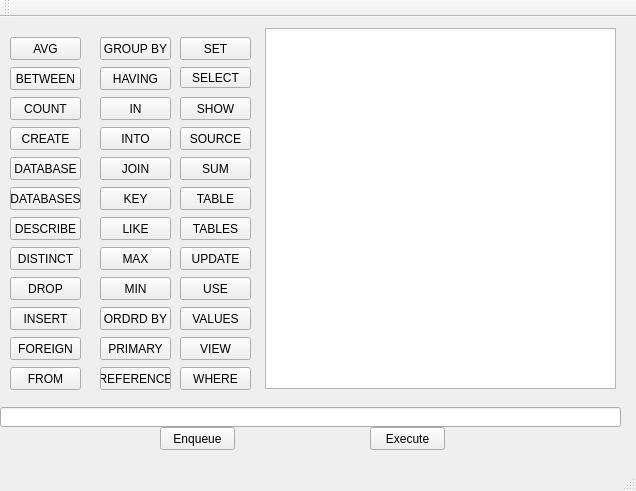
<?xml version="1.0" encoding="UTF-8"?>
<ui version="4.0">
 <class>MainWindow</class>
 <widget class="QMainWindow" name="MainWindow">
  <property name="geometry">
   <rect>
    <x>0</x>
    <y>0</y>
    <width>636</width>
    <height>491</height>
   </rect>
  </property>
  <property name="windowTitle">
   <string>MainWindow</string>
  </property>
  <widget class="QWidget" name="centralWidget">
   <widget class="QLineEdit" name="lineEdit">
    <property name="geometry">
     <rect>
      <x>0</x>
      <y>390</y>
      <width>621</width>
      <height>20</height>
     </rect>
    </property>
   </widget>
   <widget class="QPushButton" name="ENQUEUE_button">
    <property name="geometry">
     <rect>
      <x>160</x>
      <y>410</y>
      <width>75</width>
      <height>23</height>
     </rect>
    </property>
    <property name="text">
     <string>Enqueue</string>
    </property>
   </widget>
   <widget class="QPushButton" name="SELECT_button">
    <property name="geometry">
     <rect>
      <x>180</x>
      <y>50</y>
      <width>71</width>
      <height>21</height>
     </rect>
    </property>
    <property name="text">
     <string>SELECT</string>
    </property>
   </widget>
   <widget class="QPushButton" name="SHOW_button">
    <property name="geometry">
     <rect>
      <x>180</x>
      <y>80</y>
      <width>71</width>
      <height>23</height>
     </rect>
    </property>
    <property name="text">
     <string>SHOW</string>
    </property>
   </widget>
   <widget class="QPushButton" name="CREATE_button">
    <property name="geometry">
     <rect>
      <x>10</x>
      <y>110</y>
      <width>71</width>
      <height>23</height>
     </rect>
    </property>
    <property name="text">
     <string>CREATE</string>
    </property>
   </widget>
   <widget class="QPushButton" name="DATABASE_button">
    <property name="geometry">
     <rect>
      <x>10</x>
      <y>140</y>
      <width>71</width>
      <height>23</height>
     </rect>
    </property>
    <property name="text">
     <string>DATABASE</string>
    </property>
   </widget>
   <widget class="QPushButton" name="DATABASES_button">
    <property name="geometry">
     <rect>
      <x>10</x>
      <y>170</y>
      <width>71</width>
      <height>23</height>
     </rect>
    </property>
    <property name="text">
     <string>DATABASES</string>
    </property>
   </widget>
   <widget class="QPushButton" name="TABLES_button">
    <property name="geometry">
     <rect>
      <x>180</x>
      <y>200</y>
      <width>71</width>
      <height>23</height>
     </rect>
    </property>
    <property name="text">
     <string>TABLES</string>
    </property>
   </widget>
   <widget class="QPushButton" name="TABLE_button">
    <property name="geometry">
     <rect>
      <x>180</x>
      <y>170</y>
      <width>71</width>
      <height>23</height>
     </rect>
    </property>
    <property name="text">
     <string>TABLE</string>
    </property>
   </widget>
   <widget class="QPushButton" name="USE_button">
    <property name="geometry">
     <rect>
      <x>180</x>
      <y>260</y>
      <width>71</width>
      <height>23</height>
     </rect>
    </property>
    <property name="text">
     <string>USE</string>
    </property>
   </widget>
   <widget class="QPushButton" name="SOURCE_button">
    <property name="geometry">
     <rect>
      <x>180</x>
      <y>110</y>
      <width>71</width>
      <height>23</height>
     </rect>
    </property>
    <property name="text">
     <string>SOURCE</string>
    </property>
   </widget>
   <widget class="QPushButton" name="DROP_button">
    <property name="geometry">
     <rect>
      <x>10</x>
      <y>260</y>
      <width>71</width>
      <height>23</height>
     </rect>
    </property>
    <property name="text">
     <string>DROP</string>
    </property>
   </widget>
   <widget class="QPushButton" name="KEY_button">
    <property name="geometry">
     <rect>
      <x>100</x>
      <y>170</y>
      <width>71</width>
      <height>23</height>
     </rect>
    </property>
    <property name="text">
     <string>KEY</string>
    </property>
   </widget>
   <widget class="QPushButton" name="PRIMARY_button">
    <property name="geometry">
     <rect>
      <x>100</x>
      <y>320</y>
      <width>71</width>
      <height>23</height>
     </rect>
    </property>
    <property name="text">
     <string>PRIMARY</string>
    </property>
   </widget>
   <widget class="QPushButton" name="FOREIGN_button">
    <property name="geometry">
     <rect>
      <x>10</x>
      <y>320</y>
      <width>71</width>
      <height>23</height>
     </rect>
    </property>
    <property name="text">
     <string>FOREIGN</string>
    </property>
   </widget>
   <widget class="QPushButton" name="REFERENCE_button">
    <property name="geometry">
     <rect>
      <x>100</x>
      <y>350</y>
      <width>71</width>
      <height>23</height>
     </rect>
    </property>
    <property name="text">
     <string>REFERENCE</string>
    </property>
   </widget>
   <widget class="QPushButton" name="DESCRIBE_button">
    <property name="geometry">
     <rect>
      <x>10</x>
      <y>200</y>
      <width>71</width>
      <height>23</height>
     </rect>
    </property>
    <property name="text">
     <string>DESCRIBE</string>
    </property>
   </widget>
   <widget class="QPushButton" name="INSERT_button">
    <property name="geometry">
     <rect>
      <x>10</x>
      <y>290</y>
      <width>71</width>
      <height>23</height>
     </rect>
    </property>
    <property name="text">
     <string>INSERT</string>
    </property>
   </widget>
   <widget class="QPushButton" name="INTO_button">
    <property name="geometry">
     <rect>
      <x>100</x>
      <y>110</y>
      <width>71</width>
      <height>23</height>
     </rect>
    </property>
    <property name="text">
     <string>INTO</string>
    </property>
   </widget>
   <widget class="QPushButton" name="VALUES_button">
    <property name="geometry">
     <rect>
      <x>180</x>
      <y>290</y>
      <width>71</width>
      <height>23</height>
     </rect>
    </property>
    <property name="text">
     <string>VALUES</string>
    </property>
   </widget>
   <widget class="QPushButton" name="UPDATE_button">
    <property name="geometry">
     <rect>
      <x>180</x>
      <y>230</y>
      <width>71</width>
      <height>23</height>
     </rect>
    </property>
    <property name="text">
     <string>UPDATE</string>
    </property>
   </widget>
   <widget class="QPushButton" name="SET_button">
    <property name="geometry">
     <rect>
      <x>180</x>
      <y>20</y>
      <width>71</width>
      <height>23</height>
     </rect>
    </property>
    <property name="text">
     <string>SET</string>
    </property>
   </widget>
   <widget class="QPushButton" name="WHERE_button">
    <property name="geometry">
     <rect>
      <x>180</x>
      <y>350</y>
      <width>71</width>
      <height>23</height>
     </rect>
    </property>
    <property name="text">
     <string>WHERE</string>
    </property>
   </widget>
   <widget class="QPushButton" name="GROUP_BY_button">
    <property name="geometry">
     <rect>
      <x>100</x>
      <y>20</y>
      <width>71</width>
      <height>23</height>
     </rect>
    </property>
    <property name="text">
     <string>GROUP BY</string>
    </property>
   </widget>
   <widget class="QPushButton" name="FROM_button">
    <property name="geometry">
     <rect>
      <x>10</x>
      <y>350</y>
      <width>71</width>
      <height>23</height>
     </rect>
    </property>
    <property name="text">
     <string>FROM</string>
    </property>
   </widget>
   <widget class="QPushButton" name="DISTINCT_button">
    <property name="geometry">
     <rect>
      <x>10</x>
      <y>230</y>
      <width>71</width>
      <height>23</height>
     </rect>
    </property>
    <property name="text">
     <string>DISTINCT</string>
    </property>
   </widget>
   <widget class="QPushButton" name="COUNT_button">
    <property name="geometry">
     <rect>
      <x>10</x>
      <y>80</y>
      <width>71</width>
      <height>23</height>
     </rect>
    </property>
    <property name="text">
     <string>COUNT</string>
    </property>
   </widget>
   <widget class="QPushButton" name="MAX_button">
    <property name="geometry">
     <rect>
      <x>100</x>
      <y>230</y>
      <width>71</width>
      <height>23</height>
     </rect>
    </property>
    <property name="text">
     <string>MAX</string>
    </property>
   </widget>
   <widget class="QPushButton" name="MIN_button">
    <property name="geometry">
     <rect>
      <x>100</x>
      <y>260</y>
      <width>71</width>
      <height>23</height>
     </rect>
    </property>
    <property name="text">
     <string>MIN</string>
    </property>
   </widget>
   <widget class="QPushButton" name="SUM_button">
    <property name="geometry">
     <rect>
      <x>180</x>
      <y>140</y>
      <width>71</width>
      <height>23</height>
     </rect>
    </property>
    <property name="text">
     <string>SUM</string>
    </property>
   </widget>
   <widget class="QPushButton" name="AVG_button">
    <property name="geometry">
     <rect>
      <x>10</x>
      <y>20</y>
      <width>71</width>
      <height>23</height>
     </rect>
    </property>
    <property name="text">
     <string>AVG</string>
    </property>
   </widget>
   <widget class="QPushButton" name="HAVING_button">
    <property name="geometry">
     <rect>
      <x>100</x>
      <y>50</y>
      <width>71</width>
      <height>23</height>
     </rect>
    </property>
    <property name="text">
     <string>HAVING</string>
    </property>
   </widget>
   <widget class="QPushButton" name="ORDERED_BY_button">
    <property name="geometry">
     <rect>
      <x>100</x>
      <y>290</y>
      <width>71</width>
      <height>23</height>
     </rect>
    </property>
    <property name="text">
     <string>ORDRD BY</string>
    </property>
   </widget>
   <widget class="QPushButton" name="BETWEEN_button">
    <property name="geometry">
     <rect>
      <x>10</x>
      <y>50</y>
      <width>71</width>
      <height>23</height>
     </rect>
    </property>
    <property name="text">
     <string>BETWEEN</string>
    </property>
   </widget>
   <widget class="QPushButton" name="LIKE_button">
    <property name="geometry">
     <rect>
      <x>100</x>
      <y>200</y>
      <width>71</width>
      <height>23</height>
     </rect>
    </property>
    <property name="text">
     <string>LIKE</string>
    </property>
   </widget>
   <widget class="QPushButton" name="IN_button">
    <property name="geometry">
     <rect>
      <x>100</x>
      <y>80</y>
      <width>71</width>
      <height>23</height>
     </rect>
    </property>
    <property name="text">
     <string>IN</string>
    </property>
   </widget>
   <widget class="QPushButton" name="JOIN_button">
    <property name="geometry">
     <rect>
      <x>100</x>
      <y>140</y>
      <width>71</width>
      <height>23</height>
     </rect>
    </property>
    <property name="text">
     <string>JOIN</string>
    </property>
   </widget>
   <widget class="QPushButton" name="VIEW_button">
    <property name="geometry">
     <rect>
      <x>180</x>
      <y>320</y>
      <width>71</width>
      <height>23</height>
     </rect>
    </property>
    <property name="text">
     <string>VIEW</string>
    </property>
   </widget>
   <widget class="QListWidget" name="QueueList">
    <property name="geometry">
     <rect>
      <x>265</x>
      <y>11</y>
      <width>351</width>
      <height>361</height>
     </rect>
    </property>
   </widget>
   <widget class="QPushButton" name="EXEC_button">
    <property name="geometry">
     <rect>
      <x>370</x>
      <y>410</y>
      <width>75</width>
      <height>23</height>
     </rect>
    </property>
    <property name="text">
     <string>Execute</string>
    </property>
   </widget>
  </widget>
  <widget class="QMenuBar" name="menuBar">
   <property name="geometry">
    <rect>
     <x>0</x>
     <y>0</y>
     <width>636</width>
     <height>21</height>
    </rect>
   </property>
  </widget>
  <widget class="QToolBar" name="mainToolBar">
   <attribute name="toolBarArea">
    <enum>TopToolBarArea</enum>
   </attribute>
   <attribute name="toolBarBreak">
    <bool>false</bool>
   </attribute>
  </widget>
  <widget class="QStatusBar" name="statusBar"/>
 </widget>
 <layoutdefault spacing="6" margin="11"/>
 <resources/>
 <connections/>
</ui>
